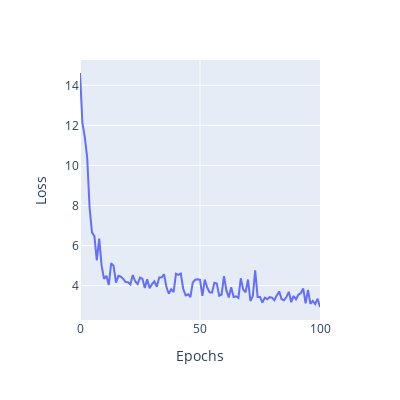

The notebook cell this image was saved under:
### Markdown cell above
- The model looks like a good fit, so presumably the loss went down as epochs progressed, let's take a look:

### Code cell
plot_loss(train_loss)
